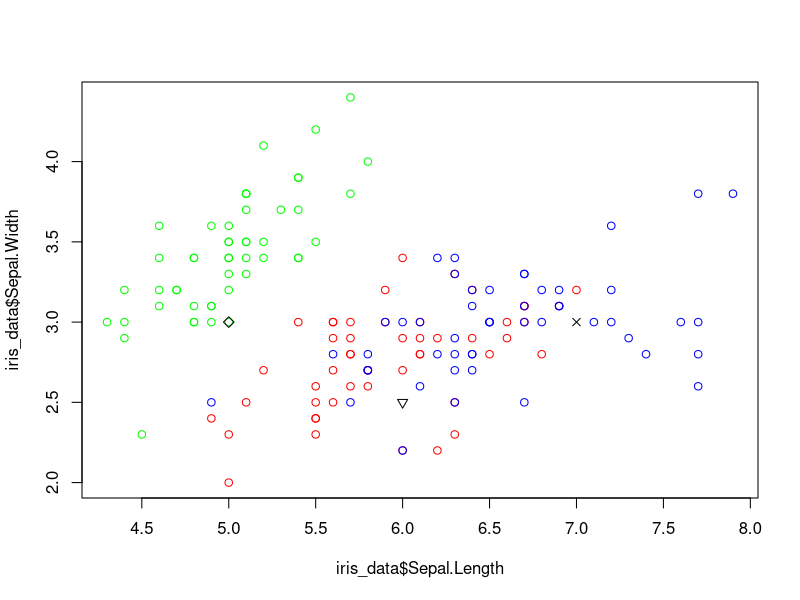
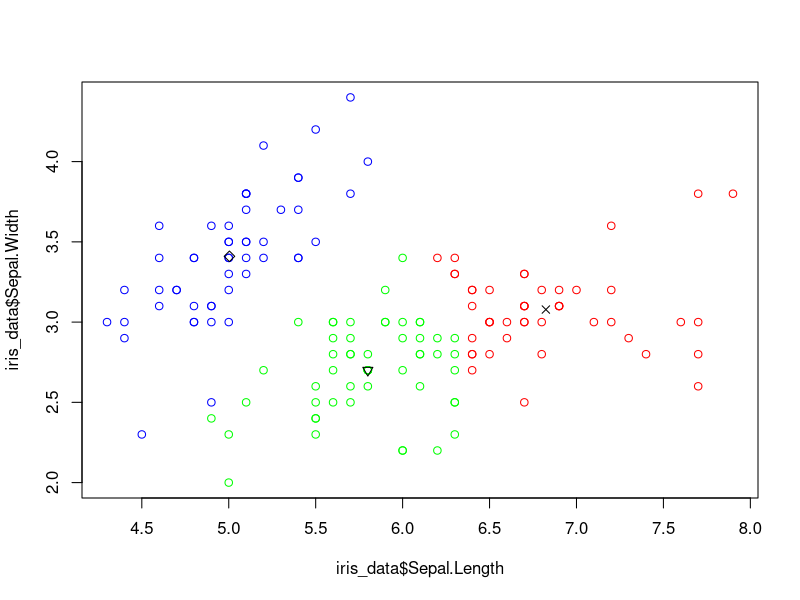

The R source for these figures, in order:
iris_data<-iris

iris_data$t_color='red'
iris_data$t_color[which(iris_data$Species=='setosa')]<-'green'
iris_data$t_color[which(iris_data$Species=='virginica')]<-'blue'

k1<-c(7,3)
k2<-c(5,3)
k3<-c(6,2.5)

plot(iris_data$Sepal.Length,iris_data$Sepal.Width,col=iris_data$t_color)
points(k1[1],k1[2],pch=4)
points(k2[1],k2[2],pch=5)
points(k3[1],k3[2],pch=6)

number_of_steps<-10
n<-1

while(n<number_of_steps){
  iris_data$distance_to_clust1 <- sqrt((iris_data$Sepal.Length-k1[1])^2+(iris_data$Sepal.Width-k1[2])^2)
  iris_data$distance_to_clust2 <- sqrt((iris_data$Sepal.Length-k2[1])^2+(iris_data$Sepal.Width-k2[2])^2)
  iris_data$distance_to_clust3 <- sqrt((iris_data$Sepal.Length-k3[1])^2+(iris_data$Sepal.Width-k3[2])^2)
  iris_data$clust_1 <- 1*(iris_data$distance_to_clust1<=iris_data$distance_to_clust2 & iris_data$distance_to_clust1<=iris_data$distance_to_clust3)
  iris_data$clust_2 <- 1*(iris_data$distance_to_clust1>iris_data$distance_to_clust2 & iris_data$distance_to_clust3>iris_data$distance_to_clust2)
  iris_data$clust_3 <- 1*(iris_data$distance_to_clust3<iris_data$distance_to_clust1 & iris_data$distance_to_clust3<iris_data$distance_to_clust2)
  k1[1]<-mean(iris_data$Sepal.Length[which(iris_data$clust_1==1)])
  k1[2]<-mean(iris_data$Sepal.Width[which(iris_data$clust_1==1)])
  k2[1]<-mean(iris_data$Sepal.Length[which(iris_data$clust_2==1)])
  k2[2]<-mean(iris_data$Sepal.Width[which(iris_data$clust_2==1)])
  k3[1]<-mean(iris_data$Sepal.Length[which(iris_data$clust_3==1)])
  k3[2]<-mean(iris_data$Sepal.Width[which(iris_data$clust_3==1)])
  n=n+1
}

iris_data$color='red'
iris_data$color[which(iris_data$clust_2==1)]<-'blue'
iris_data$color[which(iris_data$clust_3==1)]<-'green'

plot(iris_data$Sepal.Length,iris_data$Sepal.Width,col=iris_data$color)
points(k1[1],k1[2],pch=4)
points(k2[1],k2[2],pch=5)
points(k3[1],k3[2],pch=6)
